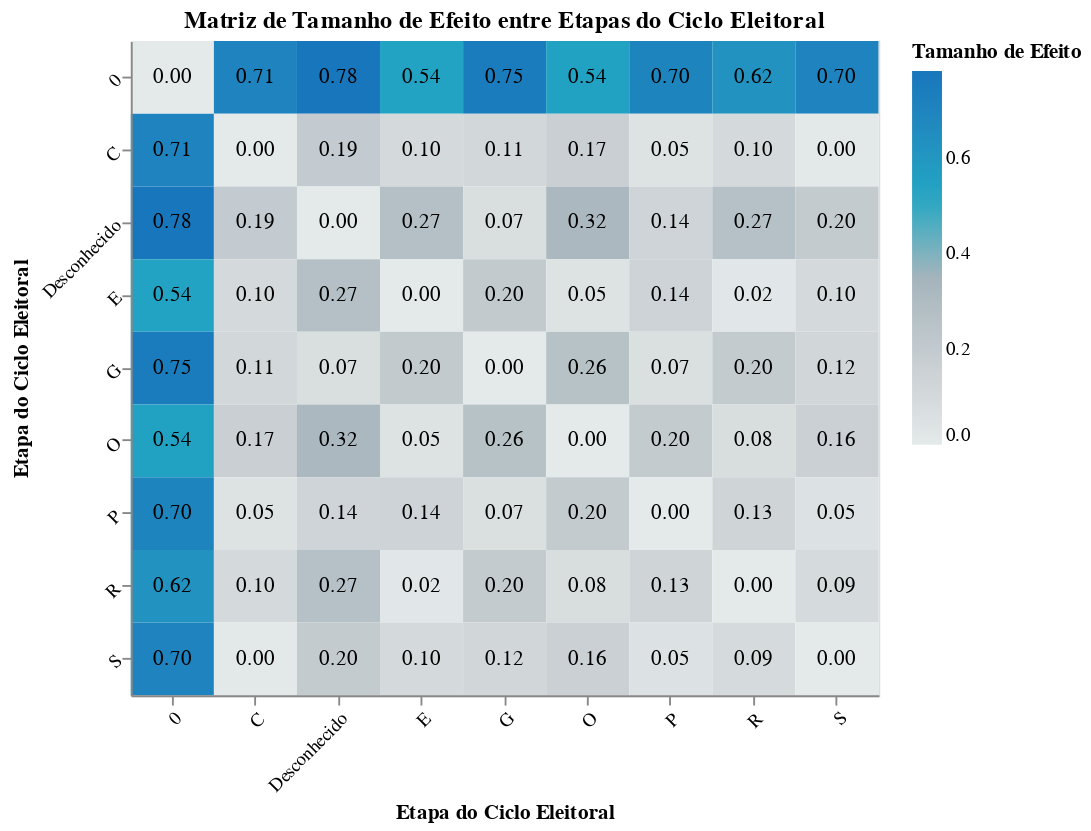

The notebook cell this image was saved under:
### Code cell
#@title .
effect_size_long = effect_size_matrix.reset_index().melt(
    id_vars='index',
    var_name='Grupo 2',
    value_name='Tamanho de Efeito'
)
effect_size_long.rename(columns={'index': 'Grupo 1'}, inplace=True)

# Criar o heatmap
heatmap = alt.Chart(effect_size_long).mark_rect().encode(
    x=alt.X('Grupo 2:N', title='Etapa do Ciclo Eleitoral '),
    y=alt.Y('Grupo 1:N', title='Etapa do Ciclo Eleitoral'),
    color=alt.Color('Tamanho de Efeito:Q', scale=alt.Scale(scheme='lightgreyteal')),
    tooltip=['Grupo 1', 'Grupo 2', alt.Tooltip('Tamanho de Efeito:Q', format='.4f')]
).properties(
    width=400,
    height=350,
    title='Matriz de Tamanho de Efeito entre Etapas do Ciclo Eleitoral'
)

text= alt.Chart(effect_size_long).mark_text(baseline='middle').encode(
    x='Grupo 2:O',
    y='Grupo 1:O',
    text=alt.Text('Tamanho de Efeito:Q', format='.2f'),
)

vis = (heatmap + text).configure_title(
    fontSize=18,

).configure_axis(
    labelFontSize=12,
    titleFontSize=14
).configure_legend(
    labelFontSize=12,
    titleFontSize=14
).configure(
    background="rgba(0, 0, 0, 0)"
).configure_view(
    fill='white'
).configure_axis(
    labelAngle=-45
)

# Exibir o heatmap
vis.display()

### Figure 1 — Vega specification as saved in the notebook (floating-point values rounded to 4 significant figures)
{"$schema": "https://vega.github.io/schema/vega/v5.json", "data": [{"name": "source_0", "values": [{"Grupo 1": "0", "Grupo 2": "0", "Tamanho de Efeito": 0.0}, {"Grupo 1": "C", "Grupo 2": "0", "Tamanho de Efeito": 0.7091}, {"Grupo 1": "Desconhecido", "Grupo 2": "0", "Tamanho de Efeito": 0.7826}, {"Grupo 1": "E", "Grupo 2": "0", "Tamanho de Efeito": 0.5394}, {"Grupo 1": "G", "Grupo 2": "0", "Tamanho de Efeito": 0.7483}, {"Grupo 1": "O", "Grupo 2": "0", "Tamanho de Efeito": 0.5419}, {"Grupo 1": "P", "Grupo 2": "0", "Tamanho de Efeito": 0.7022}, {"Grupo 1": "R", "Grupo 2": "0", "Tamanho de Efeito": 0.6225}, {"Grupo 1": "S", "Grupo 2": "0", "Tamanho de Efeito": 0.7049}, {"Grupo 1": "0", "Grupo 2": "C", "Tamanho de Efeito": 0.7091}, {"Grupo 1": "C", "Grupo 2": "C", "Tamanho de Efeito": 0.0}, {"Grupo 1": "Desconhecido", "Grupo 2": "C", "Tamanho de Efeito": 0.1936}, {"Grupo 1": "E", "Grupo 2": "C", "Tamanho de Efeito": 0.1024}, {"Grupo 1": "G", "Grupo 2": "C", "Tamanho de Efeito": 0.113}, {"Grupo 1": "O", "Grupo 2": "C", "Tamanho de Efeito": 0.1694}, {"Grupo 1": "P", "Grupo 2": "C", "Tamanho de Efeito": 0.04617}, {"Grupo 1": "R", "Grupo 2": "C", "Tamanho de Efeito": 0.09784}, {"Grupo 1": "S", "Grupo 2": "C", "Tamanho de Efeito": 0.003673}, {"Grupo 1": "0", "Grupo 2": "Desconhecido", "Tamanho de Efeito": 0.7826}, {"Grupo 1": "C", "Grupo 2": "Desconhecido", "Tamanho de Efeito": 0.1936}, {"Grupo 1": "Desconhecido", "Grupo 2": "Desconhecido", "Tamanho de Efeito": 0.0}, {"Grupo 1": "E", "Grupo 2": "Desconhecido", "Tamanho de Efeito": 0.2746}, {"Grupo 1": "G", "Grupo 2": "Desconhecido", "Tamanho de Efeito": 0.07047}, {"Grupo 1": "O", "Grupo 2": "Desconhecido", "Tamanho de Efeito": 0.322}, {"Grupo 1": "P", "Grupo 2": "Desconhecido", "Tamanho de Efeito": 0.137}, {"Grupo 1": "R", "Grupo 2": "Desconhecido", "Tamanho de Efeito": 0.2698}, {"Grupo 1": "S", "Grupo 2": "Desconhecido", "Tamanho de Efeito": 0.1964}, {"Grupo 1": "0", "Grupo 2": "E", "Tamanho de Efeito": 0.5394}, {"Grupo 1": "C", "Grupo 2": "E", "Tamanho de Efeito": 0.1024}, {"Grupo 1": "Desconhecido", "Grupo 2": "E", "Tamanho de Efeito": 0.2746}, {"Grupo 1": "E", "Grupo 2": "E", "Tamanho de Efeito": 0.0}, {"Grupo 1": "G", "Grupo 2": "E", "Tamanho de Efeito": 0.2032}, {"Grupo 1": "O", "Grupo 2": "E", "Tamanho de Efeito": 0.04579}, {"Grupo 1": "P", "Grupo 2": "E", "Tamanho de Efeito": 0.1431}, {"Grupo 1": "R", "Grupo 2": "E", "Tamanho de Efeito": 0.01648}, {"Grupo 1": "S", "Grupo 2": "E", "Tamanho de Efeito": 0.09938}, {"Grupo 1": "0", "Grupo 2": "G", "Tamanho de Efeito": 0.7483}, {"Grupo 1": "C", "Grupo 2": "G", "Tamanho de Efeito": 0.113}, {"Grupo 1": "Desconhecido", "Grupo 2": "G", "Tamanho de Efeito": 0.07047}, {"Grupo 1": "E", "Grupo 2": "G", "Tamanho de Efeito": 0.2032}, {"Grupo 1": "G", "Grupo 2": "G", "Tamanho de Efeito": 0.0}, {"Grupo 1": "O", "Grupo 2": "G", "Tamanho de Efeito": 0.2603}, {"Grupo 1": "P", "Grupo 2": "G", "Tamanho de Efeito": 0.06517}, {"Grupo 1": "R", "Grupo 2": "G", "Tamanho de Efeito": 0.1983}, {"Grupo 1": "S", "Grupo 2": "G", "Tamanho de Efeito": 0.1172}, {"Grupo 1": "0", "Grupo 2": "O", "Tamanho de Efeito": 0.5419}, {"Grupo 1": "C", "Grupo 2": "O", "Tamanho de Efeito": 0.1694}, {"Grupo 1": "Desconhecido", "Grupo 2": "O", "Tamanho de Efeito": 0.322}, {"Grupo 1": "E", "Grupo 2": "O", "Tamanho de Efeito": 0.04579}, {"Grupo 1": "G", "Grupo 2": "O", "Tamanho de Efeito": 0.2603}, {"Grupo 1": "O", "Grupo 2": "O", "Tamanho de Efeito": 0.0}, {"Grupo 1": "P", "Grupo 2": "O", "Tamanho de Efeito": 0.1982}, {"Grupo 1": "R", "Grupo 2": "O", "Tamanho de Efeito": 0.07704}, {"Grupo 1": "S", "Grupo 2": "O", "Tamanho de Efeito": 0.1641}, {"Grupo 1": "0", "Grupo 2": "P", "Tamanho de Efeito": 0.7022}, {"Grupo 1": "C", "Grupo 2": "P", "Tamanho de Efeito": 0.04617}, {"Grupo 1": "Desconhecido", "Grupo 2": "P", "Tamanho de Efeito": 0.137}, {"Grupo 1": "E", "Grupo 2": "P", "Tamanho de Efeito": 0.1431}, {"Grupo 1": "G", "Grupo 2": "P", "Tamanho de Efeito": 0.06517}, {"Grupo 1": "O", "Grupo 2": "P", "Tamanho de Efeito": 0.1982}, {"Grupo 1": "P", "Grupo 2": "P", "Tamanho de Efeito": 0.0}, {"Grupo 1": "R", "Grupo 2": "P", "Tamanho de Efeito": 0.1335}, {"Grupo 1": "S", "Grupo 2": "P", "Tamanho de Efeito": 0.04997}, {"Grupo 1": "0", "Grupo 2": "R", "Tamanho de Efeito": 0.6225}, {"Grupo 1": "C", "Grupo 2": "R", "Tamanho de Efeito": 0.09784}, {"Grupo 1": "Desconhecido", "Grupo 2": "R", "Tamanho de Efeito": 0.2698}, {"Grupo 1": "E", "Grupo 2": "R", "Tamanho de Efeito": 0.01648}, {"Grupo 1": "G", "Grupo 2": "R", "Tamanho de Efeito": 0.1983}, {"Grupo 1": "O", "Grupo 2": "R", "Tamanho de Efeito": 0.07704}, {"Grupo 1": "P", "Grupo 2": "R", "Tamanho de Efeito": 0.1335}, {"Grupo 1": "R", "Grupo 2": "R", "Tamanho de Efeito": 0.0}, {"Grupo 1": "S", "Grupo 2": "R", "Tamanho de Efeito": 0.093}, {"Grupo 1": "0", "Grupo 2": "S", "Tamanho de Efeito": 0.7049}, {"Grupo 1": "C", "Grupo 2": "S", "Tamanho de Efeito": 0.003673}, {"Grupo 1": "Desconhecido", "Grupo 2": "S", "Tamanho de Efeito": 0.1964}, {"Grupo 1": "E", "Grupo 2": "S", "Tamanho de Efeito": 0.09938}, {"Grupo 1": "G", "Grupo 2": "S", "Tamanho de Efeito": 0.1172}, {"Grupo 1": "O", "Grupo 2": "S", "Tamanho de Efeito": 0.1641}, {"Grupo 1": "P", "Grupo 2": "S", "Tamanho de Efeito": 0.04997}, {"Grupo 1": "R", "Grupo 2": "S", "Tamanho de Efeito": 0.093}, {"Grupo 1": "S", "Grupo 2": "S", "Tamanho de Efeito": 0.0}]}, {"name": "data_0", "values": [{"Grupo 1": "0", "Grupo 2": "0", "Tamanho de Efeito": 0.0}, {"Grupo 1": "C", "Grupo 2": "0", "Tamanho de Efeito": 0.7091}, {"Grupo 1": "Desconhecido", "Grupo 2": "0", "Tamanho de Efeito": 0.7826}, {"Grupo 1": "E", "Grupo 2": "0", "Tamanho de Efeito": 0.5394}, {"Grupo 1": "G", "Grupo 2": "0", "Tamanho de Efeito": 0.7483}, {"Grupo 1": "O", "Grupo 2": "0", "Tamanho de Efeito": 0.5419}, {"Grupo 1": "P", "Grupo 2": "0", "Tamanho de Efeito": 0.7022}, {"Grupo 1": "R", "Grupo 2": "0", "Tamanho de Efeito": 0.6225}, {"Grupo 1": "S", "Grupo 2": "0", "Tamanho de Efeito": 0.7049}, {"Grupo 1": "0", "Grupo 2": "C", "Tamanho de Efeito": 0.7091}, {"Grupo 1": "C", "Grupo 2": "C", "Tamanho de Efeito": 0.0}, {"Grupo 1": "Desconhecido", "Grupo 2": "C", "Tamanho de Efeito": 0.1936}, {"Grupo 1": "E", "Grupo 2": "C", "Tamanho de Efeito": 0.1024}, {"Grupo 1": "G", "Grupo 2": "C", "Tamanho de Efeito": 0.113}, {"Grupo 1": "O", "Grupo 2": "C", "Tamanho de Efeito": 0.1694}, {"Grupo 1": "P", "Grupo 2": "C", "Tamanho de Efeito": 0.04617}, {"Grupo 1": "R", "Grupo 2": "C", "Tamanho de Efeito": 0.09784}, {"Grupo 1": "S", "Grupo 2": "C", "Tamanho de Efeito": 0.003673}, {"Grupo 1": "0", "Grupo 2": "Desconhecido", "Tamanho de Efeito": 0.7826}, {"Grupo 1": "C", "Grupo 2": "Desconhecido", "Tamanho de Efeito": 0.1936}, {"Grupo 1": "Desconhecido", "Grupo 2": "Desconhecido", "Tamanho de Efeito": 0.0}, {"Grupo 1": "E", "Grupo 2": "Desconhecido", "Tamanho de Efeito": 0.2746}, {"Grupo 1": "G", "Grupo 2": "Desconhecido", "Tamanho de Efeito": 0.07047}, {"Grupo 1": "O", "Grupo 2": "Desconhecido", "Tamanho de Efeito": 0.322}, {"Grupo 1": "P", "Grupo 2": "Desconhecido", "Tamanho de Efeito": 0.137}, {"Grupo 1": "R", "Grupo 2": "Desconhecido", "Tamanho de Efeito": 0.2698}, {"Grupo 1": "S", "Grupo 2": "Desconhecido", "Tamanho de Efeito": 0.1964}, {"Grupo 1": "0", "Grupo 2": "E", "Tamanho de Efeito": 0.5394}, {"Grupo 1": "C", "Grupo 2": "E", "Tamanho de Efeito": 0.1024}, {"Grupo 1": "Desconhecido", "Grupo 2": "E", "Tamanho de Efeito": 0.2746}, {"Grupo 1": "E", "Grupo 2": "E", "Tamanho de Efeito": 0.0}, {"Grupo 1": "G", "Grupo 2": "E", "Tamanho de Efeito": 0.2032}, {"Grupo 1": "O", "Grupo 2": "E", "Tamanho de Efeito": 0.04579}, {"Grupo 1": "P", "Grupo 2": "E", "Tamanho de Efeito": 0.1431}, {"Grupo 1": "R", "Grupo 2": "E", "Tamanho de Efeito": 0.01648}, {"Grupo 1": "S", "Grupo 2": "E", "Tamanho de Efeito": 0.09938}, {"Grupo 1": "0", "Grupo 2": "G", "Tamanho de Efeito": 0.7483}, {"Grupo 1": "C", "Grupo 2": "G", "Tamanho de Efeito": 0.113}, {"Grupo 1": "Desconhecido", "Grupo 2": "G", "Tamanho de Efeito": 0.07047}, {"Grupo 1": "E", "Grupo 2": "G", "Tamanho de Efeito": 0.2032}, {"Grupo 1": "G", "Grupo 2": "G", "Tamanho de Efeito": 0.0}, {"Grupo 1": "O", "Grupo 2": "G", "Tamanho de Efeito": 0.2603}, {"Grupo 1": "P", "Grupo 2": "G", "Tamanho de Efeito": 0.06517}, {"Grupo 1": "R", "Grupo 2": "G", "Tamanho de Efeito": 0.1983}, {"Grupo 1": "S", "Grupo 2": "G", "Tamanho de Efeito": 0.1172}, {"Grupo 1": "0", "Grupo 2": "O", "Tamanho de Efeito": 0.5419}, {"Grupo 1": "C", "Grupo 2": "O", "Tamanho de Efeito": 0.1694}, {"Grupo 1": "Desconhecido", "Grupo 2": "O", "Tamanho de Efeito": 0.322}, {"Grupo 1": "E", "Grupo 2": "O", "Tamanho de Efeito": 0.04579}, {"Grupo 1": "G", "Grupo 2": "O", "Tamanho de Efeito": 0.2603}, {"Grupo 1": "O", "Grupo 2": "O", "Tamanho de Efeito": 0.0}, {"Grupo 1": "P", "Grupo 2": "O", "Tamanho de Efeito": 0.1982}, {"Grupo 1": "R", "Grupo 2": "O", "Tamanho de Efeito": 0.07704}, {"Grupo 1": "S", "Grupo 2": "O", "Tamanho de Efeito": 0.1641}, {"Grupo 1": "0", "Grupo 2": "P", "Tamanho de Efeito": 0.7022}, {"Grupo 1": "C", "Grupo 2": "P", "Tamanho de Efeito": 0.04617}, {"Grupo 1": "Desconhecido", "Grupo 2": "P", "Tamanho de Efeito": 0.137}, {"Grupo 1": "E", "Grupo 2": "P", "Tamanho de Efeito": 0.1431}, {"Grupo 1": "G", "Grupo 2": "P", "Tamanho de Efeito": 0.06517}, {"Grupo 1": "O", "Grupo 2": "P", "Tamanho de Efeito": 0.1982}, {"Grupo 1": "P", "Grupo 2": "P", "Tamanho de Efeito": 0.0}, {"Grupo 1": "R", "Grupo 2": "P", "Tamanho de Efeito": 0.1335}, {"Grupo 1": "S", "Grupo 2": "P", "Tamanho de Efeito": 0.04997}, {"Grupo 1": "0", "Grupo 2": "R", "Tamanho de Efeito": 0.6225}, {"Grupo 1": "C", "Grupo 2": "R", "Tamanho de Efeito": 0.09784}, {"Grupo 1": "Desconhecido", "Grupo 2": "R", "Tamanho de Efeito": 0.2698}, {"Grupo 1": "E", "Grupo 2": "R", "Tamanho de Efeito": 0.01648}, {"Grupo 1": "G", "Grupo 2": "R", "Tamanho de Efeito": 0.1983}, {"Grupo 1": "O", "Grupo 2": "R", "Tamanho de Efeito": 0.07704}, {"Grupo 1": "P", "Grupo 2": "R", "Tamanho de Efeito": 0.1335}, {"Grupo 1": "R", "Grupo 2": "R", "Tamanho de Efeito": 0.0}, {"Grupo 1": "S", "Grupo 2": "R", "Tamanho de Efeito": 0.093}, {"Grupo 1": "0", "Grupo 2": "S", "Tamanho de Efeito": 0.7049}, {"Grupo 1": "C", "Grupo 2": "S", "Tamanho de Efeito": 0.003673}, {"Grupo 1": "Desconhecido", "Grupo 2": "S", "Tamanho de Efeito": 0.1964}, {"Grupo 1": "E", "Grupo 2": "S", "Tamanho de Efeito": 0.09938}, {"Grupo 1": "G", "Grupo 2": "S", "Tamanho de Efeito": 0.1172}, {"Grupo 1": "O", "Grupo 2": "S", "Tamanho de Efeito": 0.1641}, {"Grupo 1": "P", "Grupo 2": "S", "Tamanho de Efeito": 0.04997}, {"Grupo 1": "R", "Grupo 2": "S", "Tamanho de Efeito": 0.093}, {"Grupo 1": "S", "Grupo 2": "S", "Tamanho de Efeito": 0.0}]}, {"name": "data_0_x_domain_Grupo 2_0", "values": [{"Grupo 2": "0"}, {"Grupo 2": "C"}, {"Grupo 2": "Desconhecido"}, {"Grupo 2": "E"}, {"Grupo 2": "G"}, {"Grupo 2": "O"}, {"Grupo 2": "P"}, {"Grupo 2": "R"}, {"Grupo 2": "S"}]}, {"name": "source_0_x_domain_Grupo 2_1", "values": [{"Grupo 2": "0"}, {"Grupo 2": "C"}, {"Grupo 2": "Desconhecido"}, {"Grupo 2": "E"}, {"Grupo 2": "G"}, {"Grupo 2": "O"}, {"Grupo 2": "P"}, {"Grupo 2": "R"}, {"Grupo 2": "S"}]}, {"name": "data_0_y_domain_Grupo 1_0", "values": [{"Grupo 1": "0"}, {"Grupo 1": "C"}, {"Grupo 1": "Desconhecido"}, {"Grupo 1": "E"}, {"Grupo 1": "G"}, {"Grupo 1": "O"}, {"Grupo 1": "P"}, {"Grupo 1": "R"}, {"Grupo 1": "S"}]}, {"name": "source_0_y_domain_Grupo 1_1", "values": [{"Grupo 1": "0"}, {"Grupo 1": "C"}, {"Grupo 1": "Desconhecido"}, {"Grupo 1": "E"}, {"Grupo 1": "G"}, {"Grupo 1": "O"}, {"Grupo 1": "P"}, {"Grupo 1": "R"}, {"Grupo 1": "S"}]}, {"name": "data_0_color_domain_Tamanho de Efeito", "values": [{"min": 0.0, "max": 0.7826}]}], "marks": [{"type": "rect", "name": "layer_0_marks", "from": {"data": "data_0"}, "encode": {"update": {"x": {"field": "Grupo 2", "scale": "x"}, "y": {"field": "Grupo 1", "scale": "y"}, "height": {"signal": "max(0.25, bandwidth('y'))"}, "width": {"signal": "max(0.25, bandwidth('x'))"}, "fill": {"field": "Tamanho de Efeito", "scale": "color"}, "tooltip": {"signal": "{\"Grupo 1\": isValid(datum[\"Grupo 1\"]) ? datum[\"Grupo 1\"] : \"\"+datum[\"Grupo 1\"], \"Grupo 2\": isValid(datum[\"Grupo 2\"]) ? datum[\"Grupo 2\"] : \"\"+datum[\"Grupo 2\"], \"Tamanho de Efeito\": format(datum[\"Tamanho de Efeito\"], \".4f\")}"}}}, "style": ["rect"]}, {"type": "text", "name": "layer_1_marks", "from": {"data": "source_0"}, "encode": {"update": {"x": {"field": "Grupo 2", "scale": "x", "band": 0.5}, "y": {"field": "Grupo 1", "scale": "y", "band": 0.5}, "text": {"signal": "format(datum[\"Tamanho de Efeito\"], \".2f\")"}, "align": {"value": "center"}, "baseline": {"value": "middle"}, "fill": {"value": "black"}}}, "style": ["text"]}], "scales": [{"name": "x", "type": "band", "domain": {"fields": [{"data": "data_0_x_domain_Grupo 2_0", "field": "Grupo 2"}, {"data": "source_0_x_domain_Grupo 2_1", "field": "Grupo 2"}], "sort": true}, "range": [0, {"signal": "width"}], "paddingInner": 0, "paddingOuter": 0}, {"name": "y", "type": "band", "domain": {"fields": [{"data": "data_0_y_domain_Grupo 1_0", "field": "Grupo 1"}, {"data": "source_0_y_domain_Grupo 1_1", "field": "Grupo 1"}], "sort": true}, "range": [0, {"signal": "height"}], "paddingOuter": 0, "paddingInner": 0}, {"name": "color", "type": "linear", "domain": [{"signal": "(data(\"data_0_color_domain_Tamanho de Efeito\")[0] || {}).min"}, {"signal": "(data(\"data_0_color_domain_Tamanho de Efeito\")[0] || {}).max"}], "range": {"scheme": "lightgreyteal"}, "zero": false, "interpolate": "hcl"}], "axes": [{"scale": "x", "title": "Etapa do Ciclo Eleitoral ", "labelBaseline": "top", "zindex": 1, "orient": "bottom", "grid": false, "labelAlign": "right"}, {"scale": "y", "grid": false, "zindex": 1, "title": "Etapa do Ciclo Eleitoral", "orient": "left", "labelAlign": "right"}], "title": {"text": "Matriz de Tamanho de Efeito entre Etapas do Ciclo Eleitoral", "frame": "group"}, "padding": 5, "background": "rgba(0, 0, 0, 0)", "config": {"axis": {"labelAngle": -45}, "style": {"cell": {"fill": "white"}}}, "width": 400, "style": "cell", "legends": [{"fill": "color", "gradientLength": {"signal": "clamp(height, 64, 200)"}, "title": "Tamanho de Efeito"}], "height": 350}
